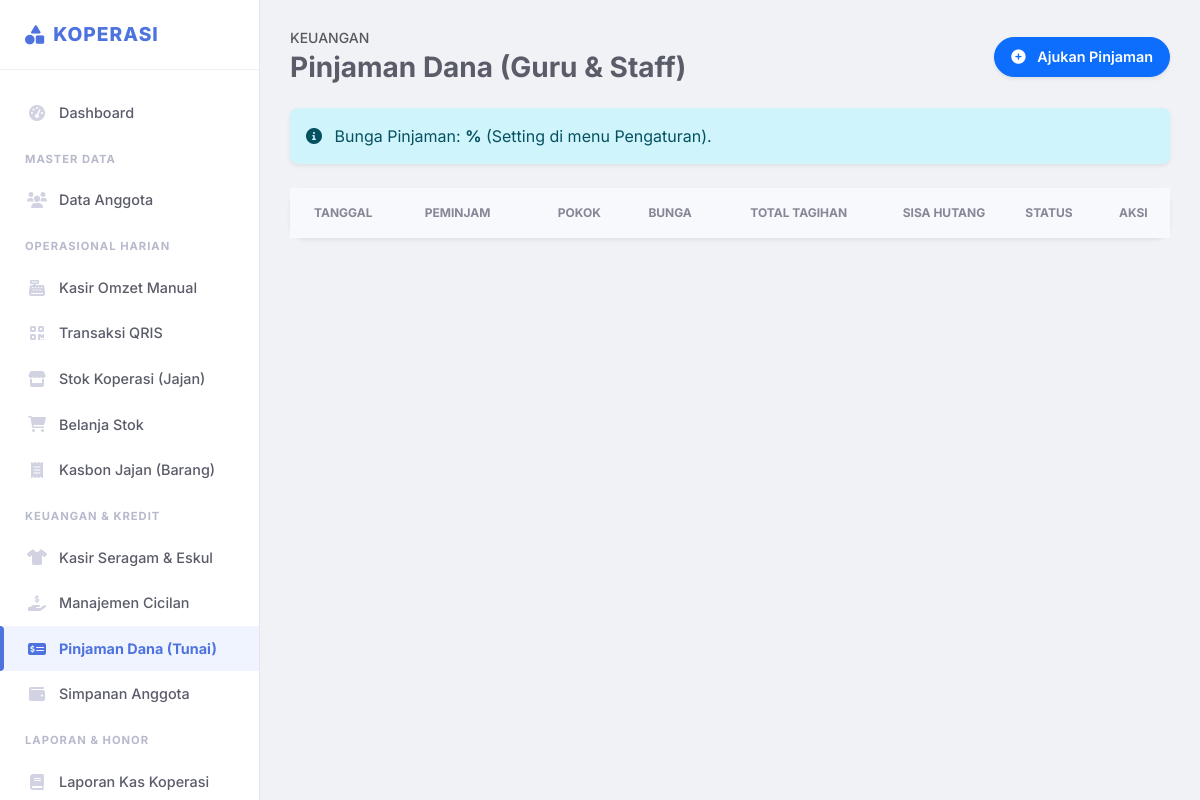
/pinjaman/index (signed in), run on an earlier commit of the app's database.
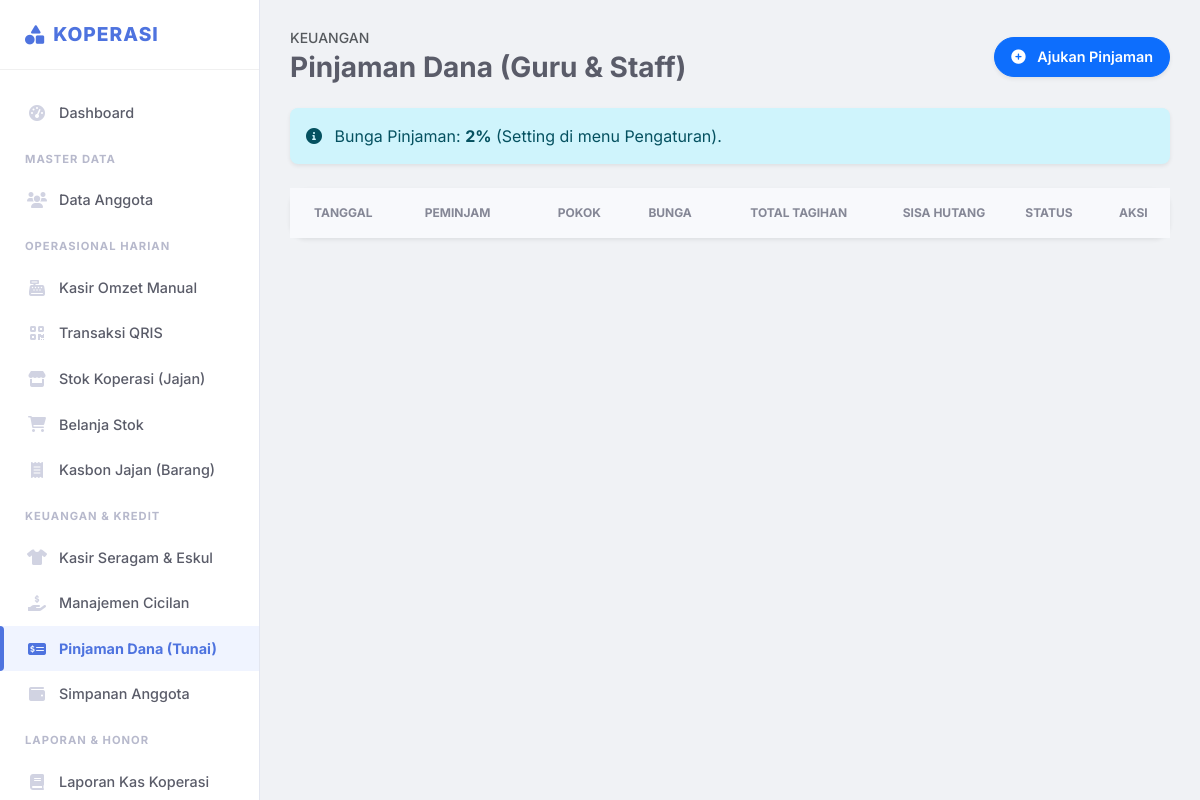
And on a later commit of the database.
### tables this page shows
CREATE TABLE `pengaturan` (
  `kunci` varchar(50) NOT NULL,
  `nilai` text DEFAULT NULL,
  `keterangan` varchar(100) DEFAULT NULL
);

### config/functions.php (called while the page is built, shortened)
<?php
function getPengaturan($pdo, $kunci) {
    $stmt = $pdo->prepare("SELECT nilai FROM pengaturan WHERE kunci = ?");
    $stmt->execute([$kunci]);
    $res = $stmt->fetch();
    return $res ? $res['nilai'] : '';
}
?>

### pages/pinjaman/index.php (the view, shortened to what this page needs)
<?php
require_once 'config/database.php';
$bunga_persen = 0;
if(function_exists('getPengaturan')){
    $bunga_persen = getPengaturan($pdo, 'bunga_pinjaman');
}
?>
<div class="d-flex justify-content-between align-items-center mb-4">
    <div>
        <h6 class="text-muted text-uppercase small ls-1 mb-1">Keuangan</h6>
        <h2 class="h3 fw-bold mb-0">Pinjaman Dana (Guru & Staff)</h2>
    </div>
    <button class="btn btn-primary rounded-pill shadow-sm" data-bs-toggle="modal" data-bs-target="#modalPinjam">
        <i class="fas fa-plus-circle me-2"></i> Ajukan Pinjaman
    </button>
</div>
<div class="alert alert-info border-0 shadow-sm rounded-3 mb-4">
    <i class="fas fa-info-circle me-2"></i> Bunga Pinjaman: <strong><?= $bunga_persen ?>%</strong> (Setting di menu Pengaturan).
</div>
<div class="card border-0 shadow-sm rounded-4">
    <div class="card-body p-0">
        <div class="table-responsive">
            <table class="table table-hover align-middle mb-0">
                <thead class="bg-light">
                    <tr>
                        <th class="ps-4">Tanggal</th>
                        <th>Peminjam</th>
                        <th class="text-end">Pokok</th>
                        <th class="text-end">Bunga</th>
                        <th class="text-end">Total Tagihan</th>
                        <th class="text-end">Sisa Hutang</th>
                        <th class="text-center">Status</th>
                        <th class="text-center">Aksi</th>
                    </tr>
                </thead>
            </table>
        </div>
    </div>
</div>

What changed in the data, as far as the page shows it:
added pengaturan: nilai "2"
